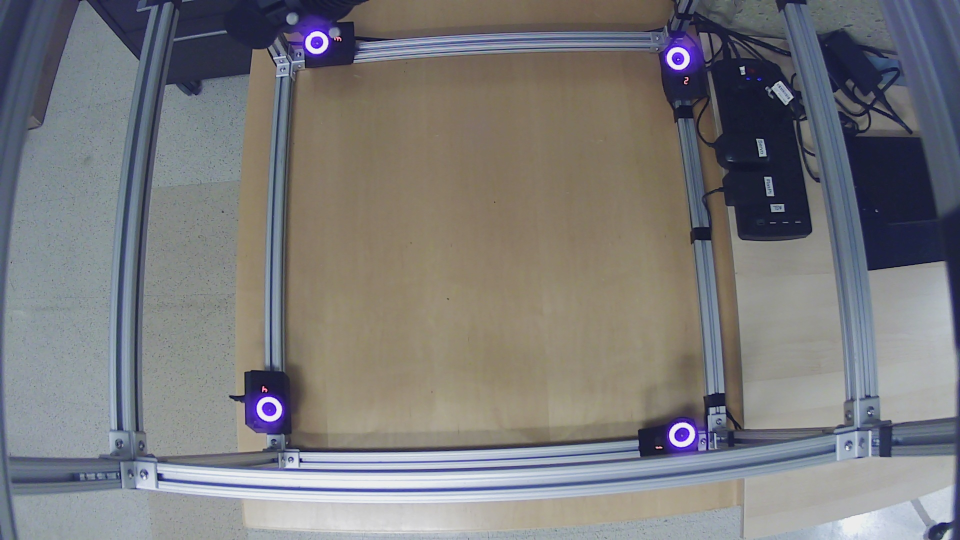
#> input picture data/mocap_rb/images/sample_10.jpg, 1920 x 1080 px (shown at 1/2 size)
$ python -i data_aug.py   (imports and definitions only)
#> lines starting #> are read from the running program, lines starting #| are printed output that depends on the picture
import cv2
import numpy as np
import os
import random

def resize_image(image, target_size=(1080, 1080)):
    return cv2.resize(image, target_size)

def adjust_hue(image, hue_factor):
    hsv_image = cv2.cvtColor(image, cv2.COLOR_BGR2HSV)
    hsv_image[:, :, 0] = (hsv_image[:, :, 0] + hue_factor) % 180
    return cv2.cvtColor(hsv_image, cv2.COLOR_HSV2BGR)

def adjust_value(image, value_factor):
    hsv_image = cv2.cvtColor(image, cv2.COLOR_BGR2HSV)
    hsv_image = np.array(hsv_image, dtype=np.float64)
    hsv_image[:, :, 2] = hsv_image[:, :, 2] * value_factor
    hsv_image[:, :, 2][hsv_image[:, :, 2] > 255] = 255
    hsv_image = np.array(hsv_image, dtype=np.uint8)
    return cv2.cvtColor(hsv_image, cv2.COLOR_HSV2BGR)

def rotate_image(image, angle):
    if angle == 90:
        return cv2.rotate(image, cv2.ROTATE_90_CLOCKWISE)
    elif angle == 180:
        return cv2.rotate(image, cv2.ROTATE_180)
    elif angle == 270:
        return cv2.rotate(image, cv2.ROTATE_90_COUNTERCLOCKWISE)
    else:
        return image

def adjust_bbox(bbox, image_shape, rotation_angle):
    height, width = image_shape[:2]
    c, x_center, y_center, w, h = bbox

    # Calculate new center based on rotation
    new_x_center, new_y_center = x_center * width, y_center * height
    if rotation_angle == 90:
        new_x_center, new_y_center = height - new_y_center, new_x_center
        temp = w
        w = h
        h = temp
    elif rotation_angle == 180:
        new_x_center, new_y_center = width - new_x_center, height - new_y_center
    elif rotation_angle == 270:
        new_x_center, new_y_center = new_y_center, width - new_x_center
        temp = w
        w = h
        h = temp

    # Convert back to normalized coordinates
    new_x_center /= height
    new_y_center /= width

    return [c, new_x_center, new_y_center, w, h]

def crop_image(image, left_pct, right_pct, top_pct, bottom_pct):
    height, width = image.shape[:2]

    # Calculate pixel values to crop
    left = int(width * left_pct)
    right = int(width * (1 - right_pct))
    top = int(height * top_pct)
    bottom = int(height * (1 - bottom_pct))

    # Crop the image using calculated pixel values
    cropped_image = image[top:bottom, left:right]

    return cropped_image

def augment_image(image_path, output_dir):
#> called with image_path = 'data/mocap_rb/images/sample_10.jpg', output_dir = 'out.png'
    image = cv2.imread(image_path)
#> image is the input picture: shape (1080, 1920, 3); mean B, G, R 123.3, 121.7, 122.2
    # print(image_path)
    base_name = os.path.basename(image_path)
    name, ext = os.path.splitext(base_name)
    # print(base_name, image.shape)

    # crop image to relevant region
    image = crop_image(image, left_pct=0.08, right_pct=0.05, top_pct=0, bottom_pct=0)
#> in crop_image, `cropped_image = image[top:bottom, left:right]`:
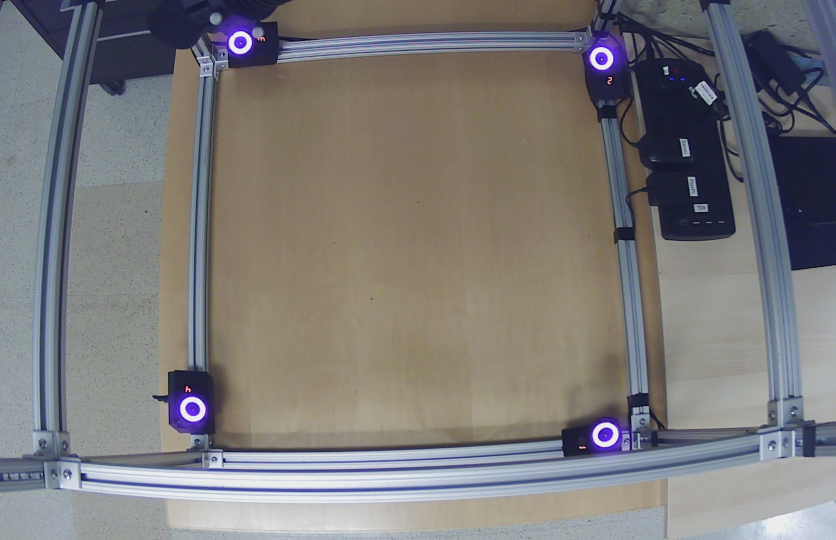
#> cropped_image: shape (1080, 1671, 3) (shown at 1/2 size); mean B, G, R 121.9, 122.1, 123.8
    # print(image.shape) #uncomment to see image size before scaling

    # Resize image ( we want default to be 1080x1080)
    image = resize_image(image)
#> in resize_image, `return cv2.resize(image, target_size)`:
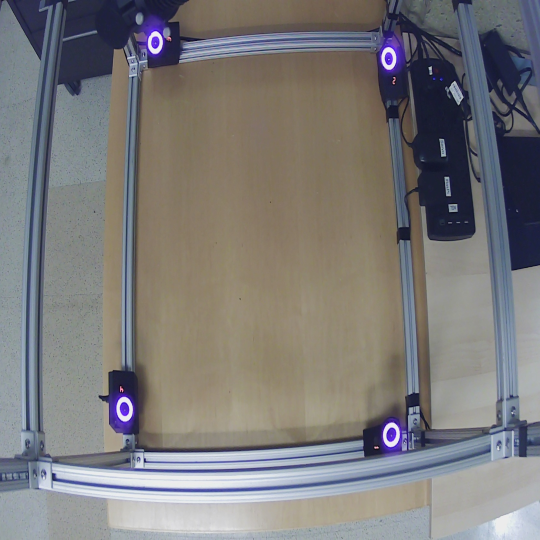
#> returned value: shape (1080, 1080, 3) (shown at 1/2 size); mean of channels 0, 1, 2 121.9, 122.1, 123.8; drawn as B, G, R
    cv2.imwrite(os.path.join(output_dir+"/images/", f"{name}{ext}"), image)

    # Random hue adjustment
    hue_factor = random.randint(-15, 15)
    hue_adjusted_image = adjust_hue(image, hue_factor)
#> in adjust_hue, `hsv_image = cv2.cvtColor(image, cv2.COLOR_BGR2HSV)`: hsv_image: shape (1080, 1080, 3); mean H, S, V 63.7, 53.1, 135.2
#> in adjust_hue, `hsv_image[:, :, 0] = (hsv_image[:, :, 0] + hue_factor) % 180`: hsv_image: shape (1080, 1080, 3); mean H, S, V 75.2, 53.1, 135.2

    # Random value adjustment
    value_factor = random.uniform(0.5, 1.5)
    value_adjusted_image = adjust_value(hue_adjusted_image, value_factor)
#> in adjust_value, `hsv_image = cv2.cvtColor(image, cv2.COLOR_BGR2HSV)`: hsv_image: shape (1080, 1080, 3); mean H, S, V 74.8, 54, 135.2
#> in adjust_value, `hsv_image = np.array(hsv_image, dtype=np.float64)`: hsv_image: shape (1080, 1080, 3) float64; mean H, S, V 74.8, 54, 135.2
#> in adjust_value, `hsv_image[:, :, 2] = hsv_image[:, :, 2] * value_factor`: hsv_image: shape (1080, 1080, 3) float64; mean H, S, V 74.8, 54, 119.6
#> in adjust_value, `hsv_image = np.array(hsv_image, dtype=np.uint8)`: hsv_image: shape (1080, 1080, 3); mean H, S, V 74.8, 54, 119.1
#> in adjust_value, `return cv2.cvtColor(hsv_image, cv2.COLOR_HSV2BGR)`:
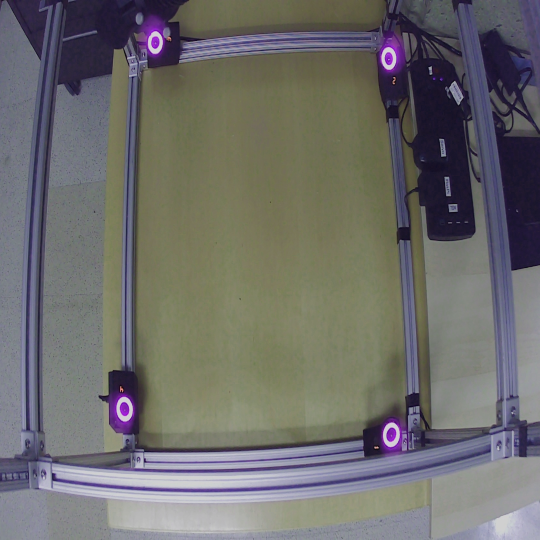
#> returned value: shape (1080, 1080, 3) (shown at 1/2 size); mean B, G, R 107, 108.7, 109.6

    # Save augmented image and adjusted bounding boxes
    cv2.imwrite(os.path.join(output_dir+"/images/", f"{name}_augmented{ext}"), value_adjusted_image)

>>> result = augment_image('data/mocap_rb/images/sample_10.jpg', 'out.png')

$ run again, on data/mocap_rb/images/sample_22.jpg
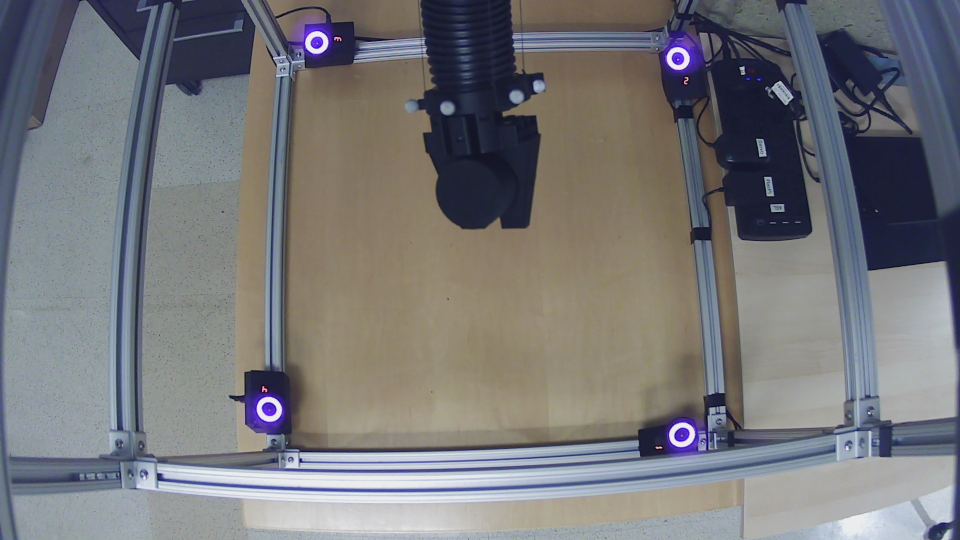
#> input picture data/mocap_rb/images/sample_22.jpg, 1920 x 1080 px (shown at 1/2 size)
#> in augment_image, image is the input picture: shape (1080, 1920, 3); mean B, G, R 121.5, 118.7, 118.4
#> in crop_image, `cropped_image = image[top:bottom, left:right]`:
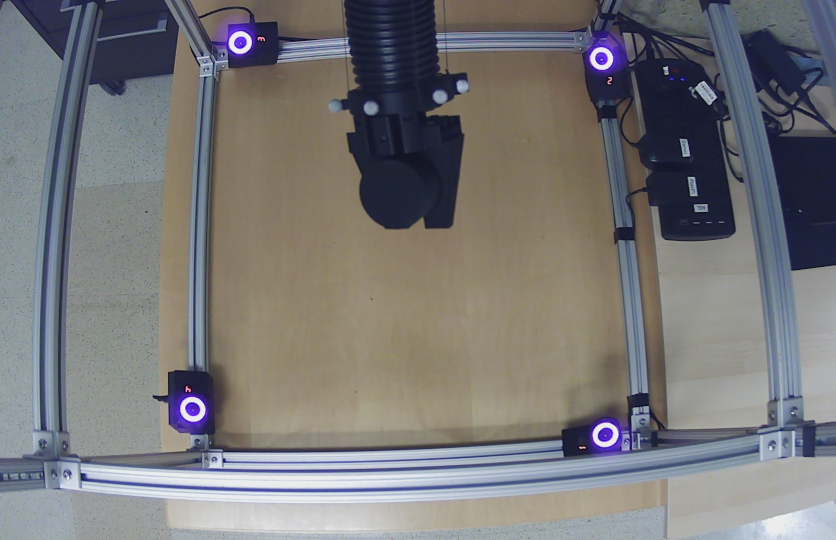
#> cropped_image: shape (1080, 1671, 3) (shown at 1/2 size); mean B, G, R 119.7, 118.6, 119.5
#> in adjust_value, `return cv2.cvtColor(hsv_image, cv2.COLOR_HSV2BGR)`:
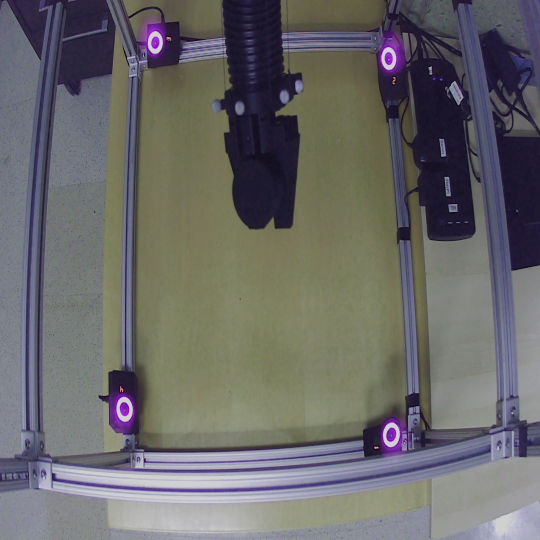
#> returned value: shape (1080, 1080, 3) (shown at 1/2 size); mean B, G, R 105.2, 104.9, 105.9
